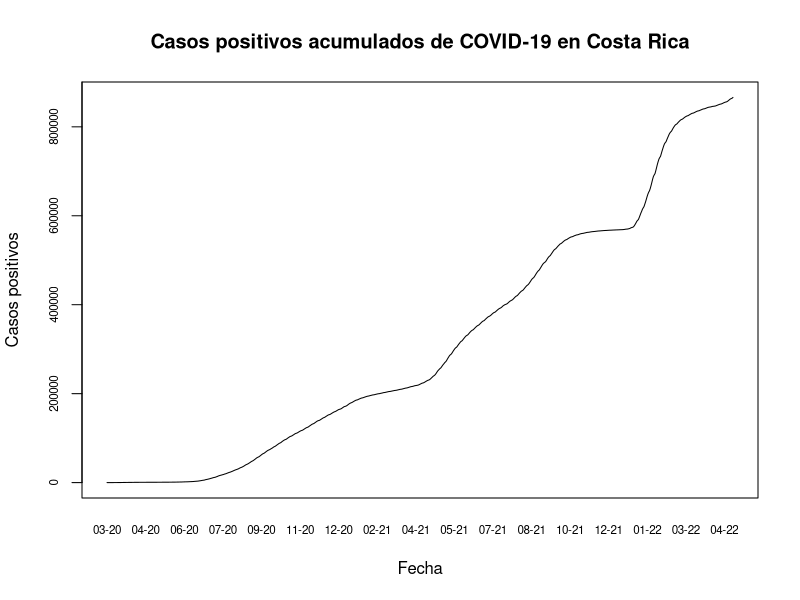
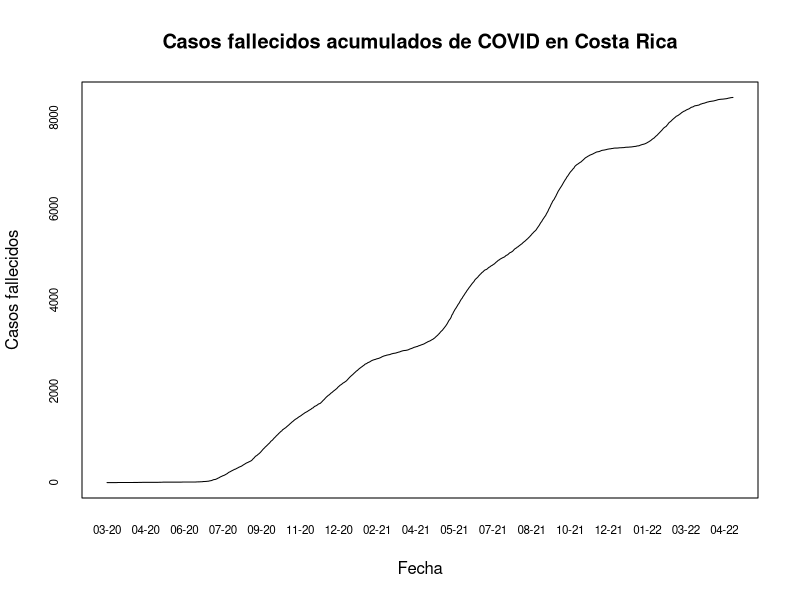
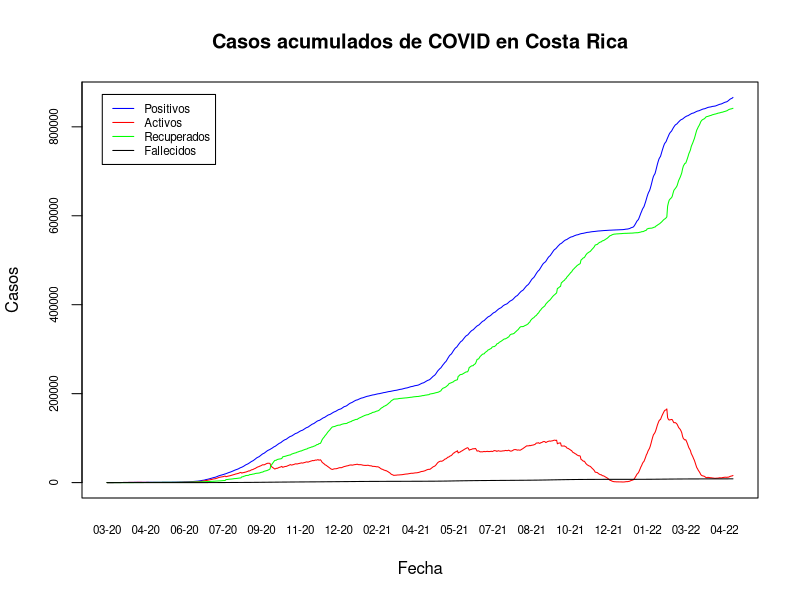
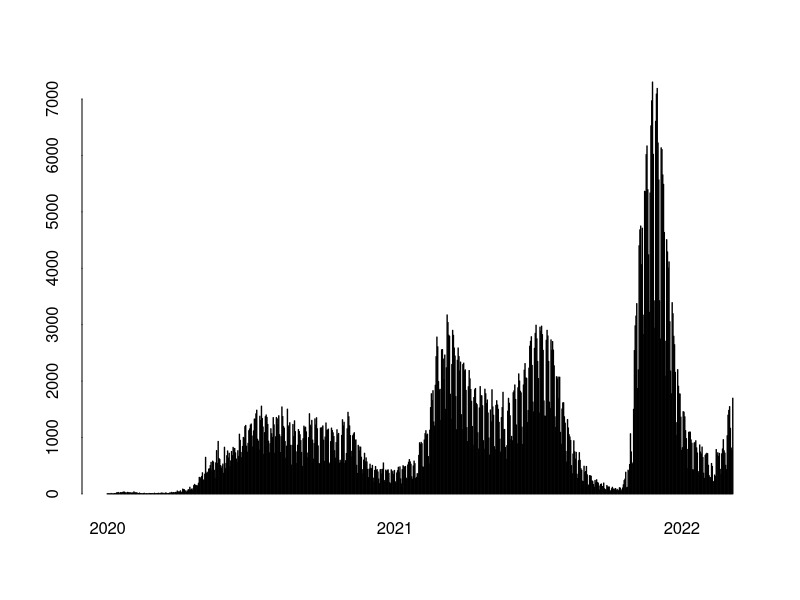
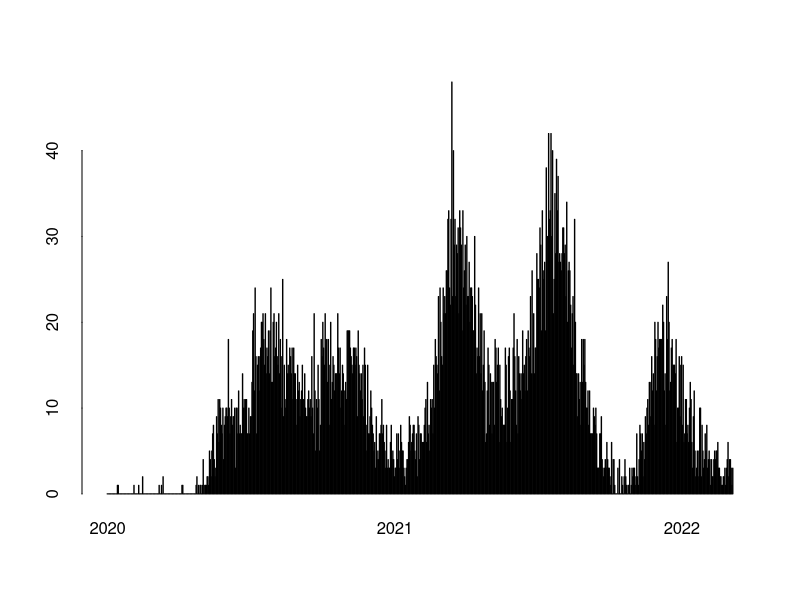

Write R code to recreate these figures, in order.
## ---- chunk 1
knitr::opts_chunk$set(echo = TRUE)
## ---- chunk 2
covid <- read.csv(file = "05_10_22_CSV_GENERAL.csv", sep = ";")
## ---- chunk 3
options(scipen = 7)
## ---- chunk 4
covid$FECHA <- as.Date(covid$FECHA, format = "%d/%m/%Y")
## ---- chunk 5
plot(
  covid$FECHA,
  covid$positivos,
  type = "l",
  xaxt = "n",
  yaxt = "n",
  main = "Casos positivos acumulados de COVID-19 en Costa Rica",
  xlab = "Fecha",
  ylab = "Casos positivos"
)

# Formato del eje x (numerico)

axis(
  side = 1,
  covid$FECHA,
  tick = FALSE,
  format(covid$FECHA, "%m-%y"),
  cex.axis = 0.7
)


# Formato del eje y (fechas)

axis(
  side = 2,
  covid$positivos,
  labels = TRUE,  
  at = seq(0, 1000000, by = 200000),
  cex.axis = .7
)


## ---- chunk 6

# Gráfico de líneas
plot(
  covid$FECHA,
  covid$fallecidos,
  type = "l",
  xaxt = "n",
  yaxt = "n",
  main = "Casos fallecidos acumulados de COVID en Costa Rica",
  xlab = "Fecha",
  ylab = "Casos fallecidos"
)


# Formato del eje X
axis(side = 1,
     covid$FECHA,
     tick = FALSE,
     format(covid$FECHA, "%m-%y"),
     cex.axis = .7)


# Formato del eje Y
axis(
  side = 2,
  covid$fallecidos,
  labels = TRUE,  
  at = seq(0, 10000, by = 2000),
  cex.axis = .7
)
## ---- chunk 7
# Gráfico de líneas de casos activos
plot(
  covid$FECHA,
  covid$positivos,
  type = "l",
  xaxt = "n",
  yaxt = "n",
  main = "Casos acumulados de COVID en Costa Rica",
  xlab = "Fecha",
  ylab = "Casos",
  col = "blue"
)
# Casos activos
lines(covid$FECHA, covid$activos, col="red")

# Casos recuperados
lines(covid$FECHA, covid$RECUPERADOS, col="green")

# Casos fallecidos

lines(covid$FECHA, covid$fallecidos, col="black")

# Leyenda
legend(
  x = "topleft",
  inset = 0.03,
  legend = c("Positivos", "Activos", "Recuperados", "Fallecidos"),
  col = c("blue", "red", "green", "black"),
  lty = 1,
  cex = 0.7)

# Formato del eje X
axis(side = 1,
     covid$FECHA,
     tick = FALSE,
     format(covid$FECHA, "%m-%y"),
     cex.axis = .7)

# Formato del eje Y
axis(
  side = 2,
  covid$positivos,
  labels = TRUE,  
  at = seq(0, 1000000, by = 200000),
  cex.axis = .7
)
## ---- chunk 8

# Gráfico de barras
barplot(
  height=covid$nue_posi,
  names.arg=format(covid$FECHA, "%Y"),
  ann = FALSE, 
  bty = "n", 
  tck = 0, 
  xaxt = "n",
  space = 1,
  main="Casos positivos por día",
  xlab = "Fecha",
  ylab = "Casos positivos",
  col = "blue"
)

# Fechas minima y máxima
x_min <- min(covid$FECHA)
x_max <- max(covid$FECHA)

# Formato del eje X
axis(
  side = 1,
  at = match(seq(as.Date(x_min), x_max, "years"), covid$FECHA) * (1 + 1),
  labels = format(seq(as.Date(x_min), x_max, "years"), "%Y"),
  lwd = 0)

## ---- chunk 9
# Gráfico de barras
barplot(
  height=covid$nue_falleci,
  names.arg=format(covid$FECHA, "%Y"),
  ann = FALSE, 
  bty = "n", 
  tck = 0, 
  xaxt = "n",
  space = 1,
  main="Casos fallecidos por día",
  xlab = "Fecha",
  ylab = "Casos fallecidos",
  col = "black"
)

# Fechas minima y máxima
x_min <- min(covid$FECHA)
x_max <- max(covid$FECHA)

# Formato del eje X
axis(
  side = 1,
  at = match(seq(as.Date(x_min), x_max, "years"), covid$FECHA) * (1 + 1),
  labels = format(seq(as.Date(x_min), x_max, "years"), "%Y"),
  lwd = 0)
